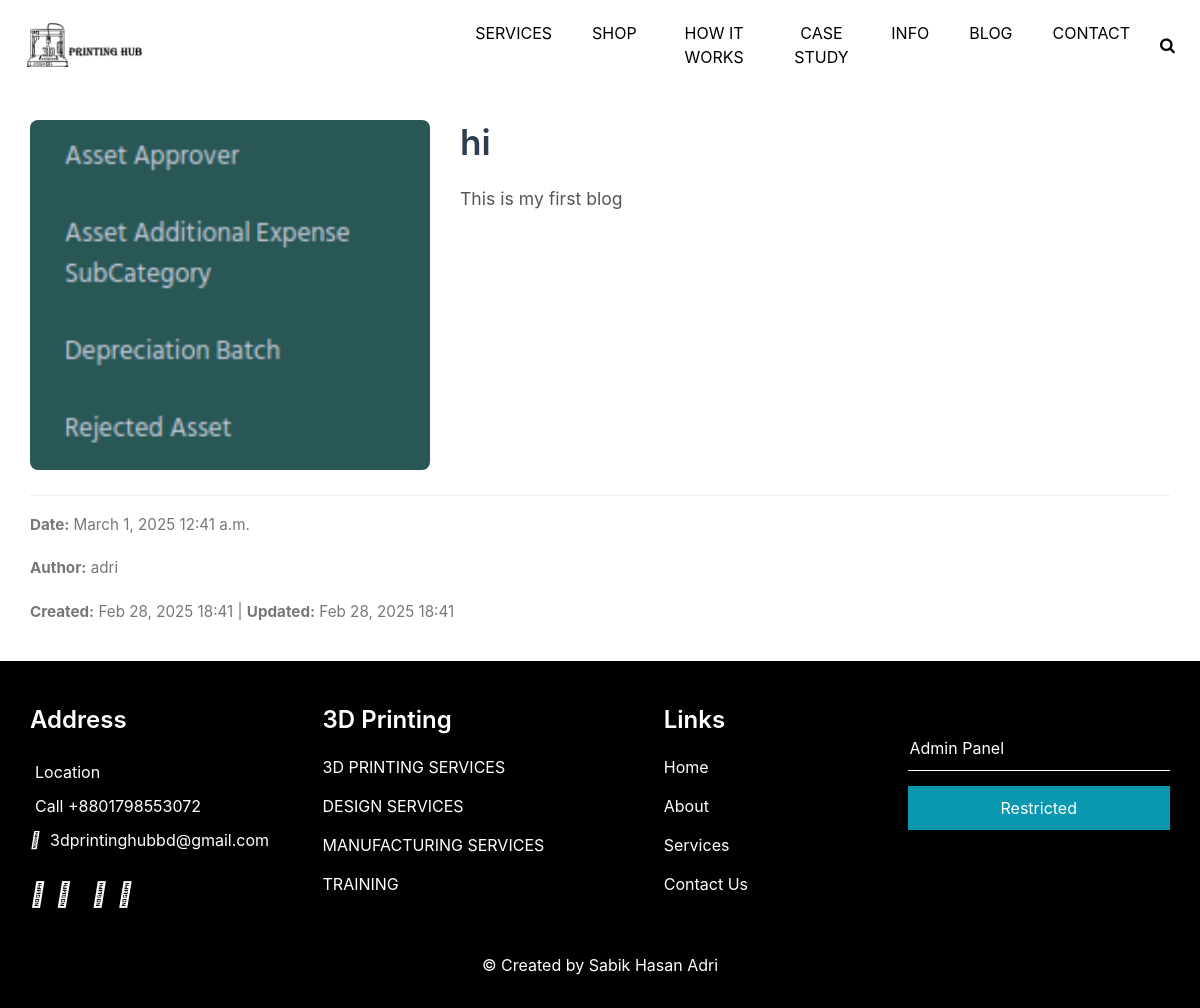
Page /blog/1/ on the committed database.
### hub/models.py (models this page shows)
class Blog(models.Model):
    title = models.CharField(max_length=255)
    content = models.TextField()
    image = models.ImageField(upload_to='images/')
    date = models.DateField()
    time = models.TimeField()
    created_by = models.ForeignKey(User, on_delete=models.CASCADE, related_name='blog_created_by')
    created_at = models.DateTimeField(auto_now_add=True)
    updated_by = models.ForeignKey(User, on_delete=models.CASCADE, related_name='blog_updated_by', null=True, blank=True)
    updated_at = models.DateTimeField(auto_now=True)
    deleted_by = models.ForeignKey(User, on_delete=models.CASCADE, related_name='blog_deleted_by', null=True, blank=True)
    deleted_at = models.DateTimeField(null=True, blank=True)

### hub/views.py (the view)
# urls.py: path('blog/<int:pk>/', views.blog_detail, name='blog_detail'),
def blog_detail(request, pk):
    blog = get_object_or_404(Blog, pk=pk)
    return render(request, 'blog_detail.html', {'blog': blog})

### hub/templates/blog_detail.html (shortened to what this page needs)
{% extends 'nav-bar.html' %}
{% load static %}
{% block content %}
<!DOCTYPE html>
<html lang="en">
<head>
</head>
<body>
    <div class="container">
        <div class="blog-content">
            <div class="blog-image">
                {% if blog.image %}
                    <img src="{{ blog.image.url }}" alt="{{ blog.title }}">
                {% else %}
                    <div style="height: 100%; background: #f0f0f0; display: flex; align-items: center; justify-content: center; color: #999;">No Image</div>
                {% endif %}
            </div>
            <div class="blog-text">
                <h1 class="blog-title">{{ blog.title }}</h1>
                <div class="blog-body">
                    <div id="blog-summary"></div>
                </div>
            </div>
        </div>
        <div class="blog-meta" style="padding-bottom: 20px;">
            <p><strong>Date:</strong> {{ blog.date }} {{ blog.time }}</p>
            <p><strong>Author:</strong> {{ blog.created_by.username }}</p>
            <p><strong>Created:</strong> {{ blog.created_at|date:"M d, Y H:i" }}
            {% if blog.updated_at %} | <strong>Updated:</strong> {{ blog.updated_at|date:"M d, Y H:i" }}{% endif %}</p>
        </div>
    </div>
</body>
</html>
{% endblock %}

### hub/static/css/style.css (style rules this page uses)
body { font-family: 'Open Sans', inherit; color: #0c0c0c; background-color: #ffffff; overflow-x: hidden; }

### hub/static/css/responsive.css (style rules this page uses)
@media (min-width: 1200px) { .container { max-width: 1170px; } }

### hub/templates/blog_detail.html (style rules this page uses)
.blog-content { display: flex; gap: 30px; margin-top: 30px; margin-bottom: 20px; align-items: flex-start; }
.blog-image { flex: 0 0 400px; height: 350px; border-radius: 8px; overflow: hidden; }
.blog-image img { width: 100%; height: 100%; object-fit: cover; transition: transform 0.3s ease; }
.blog-text { flex: 1; }
.blog-title { font-size: 2.2em; color: #2c3e50; margin-bottom: 20px; line-height: 1.3; font-weight: 600; }
.blog-body { font-size: 1.1em; color: #555; margin-bottom: 25px; }
.blog-meta { font-size: 0.95em; color: #777; border-top: 1px solid #eee; padding-top: 15px; margin-top: 25px; line-height: 1.8; }

### rows in the picture
Blog: image (picture), title "hi", date "March 1, 2025", time "12:41 a.m.", created_by.username "adri", created_at "Feb 28, 2025 18:41", updated_at "Feb 28, 2025 18:41"
